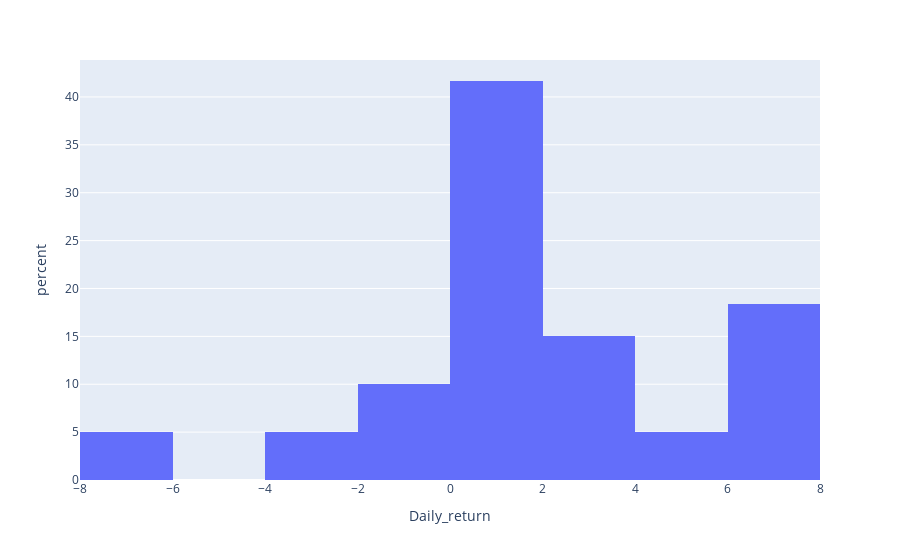

Source (notebook cell):
### Code cell
dfig = go.Figure()
px.histogram(df.head(60), x="Daily_return",histnorm='percent')

### Figure 1 — Plotly figure (JSON) as saved in the notebook; plotly's stock layout.template omitted (floating-point values rounded to 4 significant figures)
{"data": [{"alignmentgroup": "True", "bingroup": "x", "histnorm": "percent", "hovertemplate": "Daily_return=%{x}<br>percent=%{y}<extra></extra>", "legendgroup": "", "marker": {"color": "#636efa", "pattern": {"shape": ""}}, "name": "", "offsetgroup": "", "orientation": "v", "showlegend": false, "type": "histogram", "x": [6.749, 6.896, 6.989, 6.532, 0, 2.83, 0, -0.9171, 0, 0, -1.852, 0, -2.83, 0, 0, 0.9715, 2.885, 0, 0, 6.542, 3.509, 5.085, 6.452, 6.818, 5.674, -6.712, 0, -2.877, 4.444, 2.128, -6.945, 2.239, 0, -1.459, 0, -2.222, 3.03, 6.618, 2.759, 2.013, 0, -0.6583, 0.6626, 0, 0, 1.315, 6.494, 6.707, -0.5718, -0.5745, -6.936, 3.727, 0.5986, 0.5956, 0.5915, 1.177, 1.744, 0, 0, 6.857], "xaxis": "x", "yaxis": "y"}], "layout": {"barmode": "relative", "legend": {"tracegroupgap": 0}, "margin": {"t": 60}, "xaxis": {"anchor": "y", "domain": [0, 1], "title": {"text": "Daily_return"}}, "yaxis": {"anchor": "x", "domain": [0, 1], "title": {"text": "percent"}}}}
